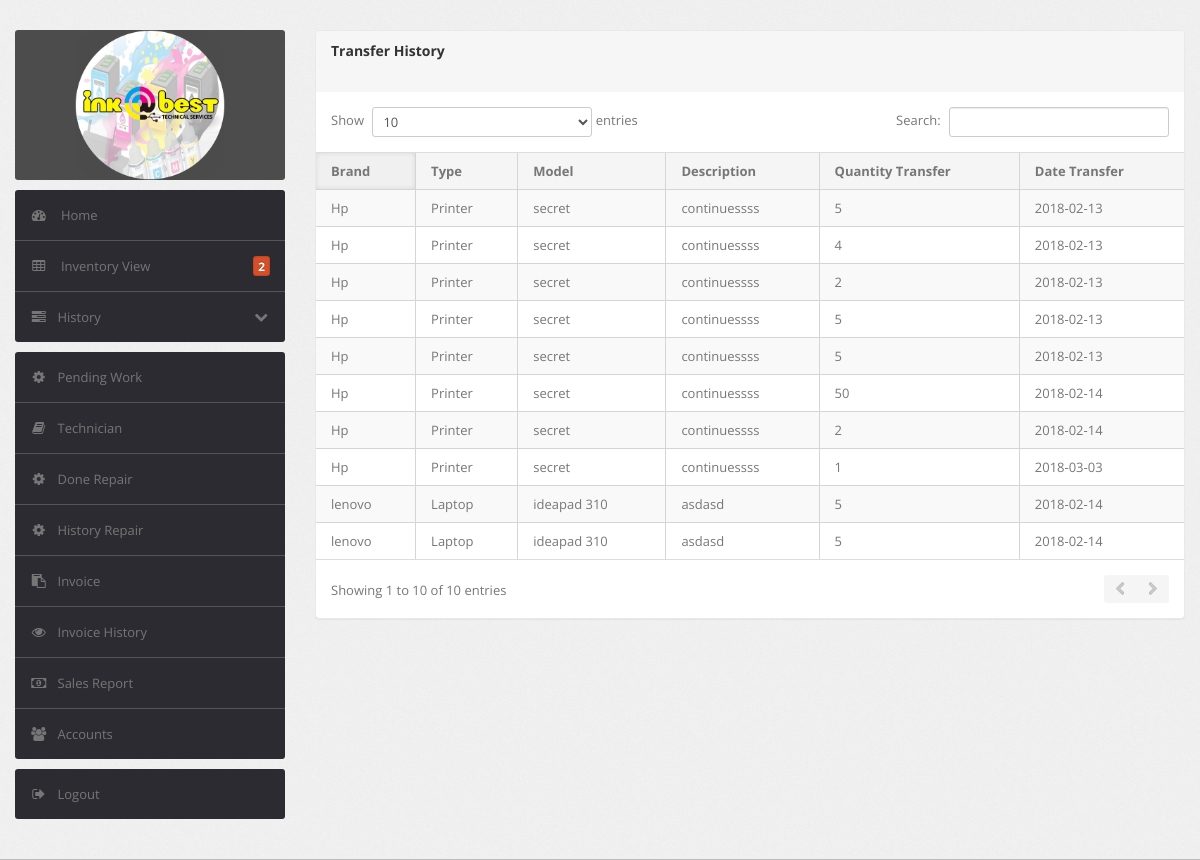
Page /index.php?page=transfer_history (signed in) on the committed database.
### tables this page shows
CREATE TABLE `inventory` (
  `id` int(11) NOT NULL,
  `type` varchar(100) NOT NULL,
  `brand` varchar(100) NOT NULL,
  `model` varchar(100) NOT NULL,
  `price` float NOT NULL,
  `quantity` int(11) NOT NULL,
  `description` varchar(100) NOT NULL,
  `branch` varchar(100) NOT NULL
);

CREATE TABLE `transfer_history` (
  `id` int(11) NOT NULL,
  `transfer_date` date NOT NULL,
  `qty` int(11) NOT NULL,
  `inventory_id` int(11) NOT NULL,
  `branch` varchar(100) NOT NULL
);

### views/transfer_history.php (the view, shortened to what this page needs)
    <div class="span9">
                        <div class="content">
                            <div class="module">
                                <div class="module-head">
                                    <h3>
                                     Transfer History<h3>
                                </div>
                                <div class="module-body table">
                                    <table cellpadding="0" cellspacing="0" border="0" class="datatable-1 table table-bordered table-striped	 display"
                                        width="100%">
                                        <thead>
                                            <tr>
                                                <th>
                                                    Brand
                                                </th>
                                                <th>
                                                    Type
                                                </th>
                                                <th>
                                                    Model
                                                </th>
												<th>
                                                    Description
                                                </th>
                                               <th>
                                                    Quantity Transfer
                                                </th>
                                                <th>
                                                   Date Transfer
                                                </th>
                                            </tr>
                                        </thead>
                                        <tbody>
                                            <?php
		$sql = "SELECT * FROM transfer_history";
		$result = $conn->query($sql);
		if ($result->num_rows > 0) {
		while($row = $result->fetch_assoc()) {
			$id_inventory=$row['inventory_id'];
			$sql5 = "SELECT * FROM inventory where id='$id_inventory'";
		$result5 = $conn->query($sql5);
		while($row5 = $result5->fetch_assoc()) {
		echo"<tr>
		<td >".$row5["brand"]."</td>
		<td align='center'>".$row5["type"]."</td>
		<td align='center'>".$row5["model"]."</td>
		<td align='center'>".$row5["description"]."</td>
		<td align='center'>".$row["qty"]."</td>
		<td align='center'>".$row["transfer_date"]."</td>
		</tr>
		";
			}
		}
		}
		?>
                                        </tbody>
                                    </table>
            	</div>
            	</div>
            	</div>
            	</div>
		</div>
	</div>
</body>

### views/css/theme.css (style rules this page uses)
body { font-size: 13px; font-family: 'Open Sans', Arial, sans-serif; background: #fff; color: #777 }
h1, h2, h3, h4, h5, h6 { color: #333; margin-top: 0 }
h3 { font-size: 20px }
.module { background: #fff; -webkit-border-radius: 3px; -moz-border-radius: 3px; border-radius: 3px; border: 1px solid #ccc; border-bottom-color: #bbb; -webkit-box-shadow: 0 0 1px rgba(0,0,0,0.2); -moz-box-shadow: 0 0 1px rgba(0,0,0,0.2); box-shadow: 0 0 1px rgba(0,0,0,0.2); margin-bottom: 30px }
.table { margin-bottom: 0 }
.table th, .table td { border-color: #d5d5d5!important }
.table-bordered thead:first-child tr:first-child>th:first-child, .table-bordered tbody:first-child tr:first-child>td:first-child { -webkit-border-top-left-radius: 2px; -moz-border-radius-topleft: 2px; border-top-left-radius: 2px }
.table-bordered thead:first-child tr:first-child>th:last-child, .table-bordered tbody:first-child tr:first-child>td:last-child { -webkit-border-top-right-radius: 2px; -moz-border-radius-topright: 2px; border-top-right-radius: 2px }
.table-bordered thead:last-child tr:last-child>th:first-child, .table-bordered tbody:last-child tr:last-child>td:first-child, .table-bordered tfoot:last-child tr:last-child>td:first-child { -webkit-border-bottom-left-radius: 2px; -moz-border-radius-bottomleft: 2px; border-bottom-left-radius: 2px }
.table-bordered thead:last-child tr:last-child>th:last-child, .table-bordered tbody:last-child tr:last-child>td:last-child, .table-bordered tfoot:last-child tr:last-child>td:last-child { -webkit-border-bottom-right-radius: 2px; -moz-border-radius-bottomright: 2px; border-bottom-right-radius: 2px }
.module { box-shadow: 0 0 3px rgba(0,0,0,.1); border-color: #e9e9e9; margin-bottom: 20px; background-color: #fff; border-radius: 4px; -webkit-box-shadow: 0 1px 1px rgba(0,0,0,.05); box-shadow: 0 1px 1px rgba(0,0,0,.05); }
.module-head { color: #767676; background-color: #f6f6f6; border-color: #e9e9e9; padding: 10px 15px; border-bottom: 1px solid transparent; border-top-right-radius: 3px; border-top-left-radius: 3px; }
.module-head h3 { font-size: 14px; line-height: 20px; height: 20px; margin: 0 }
.module-body { padding: 15px }
.module-body.table { padding: 15px 0 }
.module-body.table .table th, .module-body.table .table td { padding-left: 15px; padding-right: 15px }
.dataTables_wrapper table th { background: #f5f5f5; cursor: pointer }
.dataTables_wrapper table th.sorting_asc, .dataTables_wrapper table th.sorting_desc { background: #f0f0f0; -webkit-box-shadow: 0 0 5px rgba(0,0,0,0.1) inset; -moz-box-shadow: 0 0 5px rgba(0,0,0,0.1) inset; box-shadow: 0 0 5px rgba(0,0,0,0.1) inset }
.dataTables_wrapper .table-bordered { -webkit-border-radius: 0; -moz-border-radius: 0; border-radius: 0; border-left: 0; border-right: 0 }
.dataTables_wrapper .table-bordered thead tr>th:first-child, .dataTables_wrapper .table-bordered tbody tr>td:first-child, .dataTables_wrapper .table-bordered tfoot tr>td:first-child, .dataTables_wrapper .table-bordered tfoot tr>th:first-child { border-left: 0 }
.dataTables_wrapper .table-bordered thead:first-child tr:first-child>th:first-child, .dataTables_wrapper .table-bordered tbody:first-child tr:first-child>td:first-child { -webkit-border-top-left-radius: 0; -moz-border-radius-topleft: 0; border-top-left-radius: 0 }
.dataTables_wrapper .table-bordered thead:first-child tr:first-child>th:last-child, .dataTables_wrapper .table-bordered tbody:first-child tr:first-child>td:last-child { -webkit-border-top-right-radius: 0; -moz-border-radius-topright: 0; border-top-right-radius: 0 }
.dataTables_wrapper .table-bordered thead:last-child tr:last-child>th:first-child, .dataTables_wrapper .table-bordered tbody:last-child tr:last-child>td:first-child, .dataTables_wrapper .table-bordered tfoot:last-child tr:last-child>td:first-child { -webkit-border-bottom-left-radius: 0; -moz-border-radius-bottomleft: 0; border-bottom-left-radius: 0 }
.dataTables_wrapper .table-bordered thead:last-child tr:last-child>th:last-child, .dataTables_wrapper .table-bordered tbody:last-child tr:last-child>td:last-child, .dataTables_wrapper .table-bordered tfoot:last-child tr:last-child>td:last-child { -webkit-border-bottom-right-radius: 0; -moz-border-radius-bottomright: 0; border-bottom-right-radius: 0 }

### rows in the picture
transfer_history: qty "5", transfer_date "2018-02-13"
inventory: brand "Hp", type "Printer", model "secret", description "continuessss"
transfer_history: qty "4", transfer_date "2018-02-13"
transfer_history: qty "2", transfer_date "2018-02-13"
transfer_history: qty "5", transfer_date "2018-02-13"
transfer_history: qty "5", transfer_date "2018-02-13"
transfer_history: qty "5", transfer_date "2018-02-14"
inventory: brand "lenovo", type "Laptop", model "ideapad 310", description "asdasd"
transfer_history: qty "5", transfer_date "2018-02-14"
transfer_history: qty "50", transfer_date "2018-02-14"
transfer_history: qty "2", transfer_date "2018-02-14"
transfer_history: qty "1", transfer_date "2018-03-03"

### other values in the picture
$total_renz "2"
